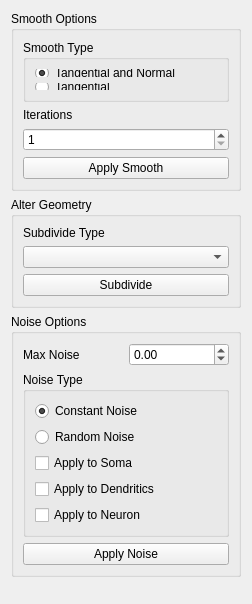
         <widget class="QWidget" name="scrollAreaWidgetContents">
          <property name="geometry">
           <rect>
            <x>0</x>
            <y>0</y>
            <width>252</width>
            <height>604</height>
           </rect>
          </property>
          <layout class="QVBoxLayout" name="verticalLayout_12">
           <item>
            <widget class="QGroupBox" name="groupBox_SmoothOptions">
             <property name="title">
              <string>Smooth Options</string>
             </property>
             <layout class="QGridLayout" name="gridLayout_13">
              <item row="2" column="0">
               <widget class="QLabel" name="label_SmoothIterations">
                <property name="text">
                 <string>Iterations</string>
                </property>
               </widget>
              </item>
              <item row="7" column="0">
               <widget class="QPushButton" name="pushButton_ApplySmooth">
                <property name="text">
                 <string>Apply Smooth</string>
                </property>
               </widget>
              </item>
              <item row="1" column="0">
               <widget class="QGroupBox" name="groupBox_SmoothType">
                <property name="minimumSize">
                 <size>
                  <width>0</width>
                  <height>50</height>
                 </size>
                </property>
                <property name="title">
                 <string>Smooth Type</string>
                </property>
                <layout class="QVBoxLayout" name="verticalLayout_6">
                 <item>
                  <widget class="QRadioButton" name="radioButton_SmoothTangentialAndNormal">
                   <property name="text">
                    <string>Tangential and Normal</string>
                   </property>
                   <property name="checked">
                    <bool>true</bool>
                   </property>
                  </widget>
                 </item>
                 <item>
                  <widget class="QRadioButton" name="radioButton_SmoothTangential">
                   <property name="enabled">
                    <bool>true</bool>
                   </property>
                   <property name="text">
                    <string>Tangential</string>
                   </property>
                   <property name="checked">
                    <bool>false</bool>
                   </property>
                  </widget>
                 </item>
                </layout>
               </widget>
              </item>
              <item row="3" column="0">
               <widget class="QSpinBox" name="spinBox_SmoothIterations">
                <property name="minimum">
                 <number>1</number>
                </property>
               </widget>
              </item>
             </layout>
            </widget>
           </item>
           <item>
            <widget class="QGroupBox" name="groupBox_AlterGeometry">
             <property name="title">
              <string>Alter Geometry</string>
             </property>
             <layout class="QFormLayout" name="formLayout_6">
              <property name="fieldGrowthPolicy">
               <enum>QFormLayout::AllNonFixedFieldsGrow</enum>
              </property>
              <item row="0" column="0">
               <widget class="QLabel" name="label_Subdivide">
                <property name="text">
                 <string>Subdivide Type</string>
                </property>
               </widget>
              </item>
              <item row="1" column="0" colspan="2">
               <widget class="QComboBox" name="comboBox_SubdividerType"/>
              </item>
              <item row="2" column="0" colspan="2">
               <widget class="QPushButton" name="pushButton_Subdivide">
                <property name="text">
                 <string>Subdivide</string>
                </property>
               </widget>
              </item>
             </layout>
            </widget>
           </item>
           <item>
            <widget class="QGroupBox" name="groupBox_Noise">
             <property name="title">
              <string>Noise Options</string>
             </property>
             <layout class="QGridLayout" name="gridLayout_6">
              <item row="0" column="0">
               <layout class="QGridLayout" name="gridLayout_5">
                <item row="0" column="0">
                 <widget class="QLabel" name="label_MaxNoise">
                  <property name="text">
                   <string>Max Noise</string>
                  </property>
                 </widget>
                </item>
                <item row="0" column="1">
                 <widget class="QDoubleSpinBox" name="doubleSpinBox_MaxNoise">
                  <property name="minimum">
                   <double>-99.989999999999995</double>
                  </property>
                  <property name="singleStep">
                   <double>0.050000000000000</double>
                  </property>
                 </widget>
                </item>
                <item row="2" column="0" colspan="2">
                 <widget class="QPushButton" name="pushButton_ApplyNoise">
                  <property name="text">
                   <string>Apply Noise</string>
                  </property>
                 </widget>
                </item>
                <item row="1" column="0" colspan="2">
                 <widget class="QGroupBox" name="groupBox_NoiseType">
                  <property name="title">
                   <string>Noise Type</string>
                  </property>
                  <layout class="QFormLayout" name="formLayout_3">
                   <property name="fieldGrowthPolicy">
                    <enum>QFormLayout::AllNonFixedFieldsGrow</enum>
                   </property>
                   <item row="0" column="0">
                    <widget class="QRadioButton" name="radioButton_ConstantNoise">
                     <property name="text">
                      <string>Constant Noise</string>
                     </property>
                     <property name="checked">
                      <bool>true</bool>
                     </property>
                    </widget>
                   </item>
                   <item row="1" column="0">
                    <widget class="QRadioButton" name="radioButton_NoiseRandom">
                     <property name="text">
                      <string>Random Noise</string>
                     </property>
                     <property name="checked">
                      <bool>false</bool>
                     </property>
                    </widget>
                   </item>
                   <item row="2" column="0">
                    <widget class="QCheckBox" name="checkBox_NoiseSoma">
                     <property name="text">
                      <string>Apply to Soma</string>
                     </property>
                    </widget>
                   </item>
                   <item row="3" column="0">
                    <widget class="QCheckBox" name="checkBox_NoiseDendritic">
                     <property name="text">
                      <string>Apply to Dendritics</string>
                     </property>
                    </widget>
                   </item>
                   <item row="4" column="0">
                    <widget class="QCheckBox" name="checkBox_NoiseNeuron">
                     <property name="text">
                      <string>Apply to Neuron</string>
                     </property>
                    </widget>
                   </item>
                  </layout>
                 </widget>
                </item>
               </layout>
              </item>
             </layout>
            </widget>
           </item>
           <item>
            <spacer name="verticalSpacer_3">
             <property name="orientation">
              <enum>Qt::Vertical</enum>
             </property>
             <property name="sizeHint" stdset="0">
              <size>
               <width>20</width>
               <height>40</height>
              </size>
             </property>
            </spacer>
           </item>
          </layout>
         </widget>
